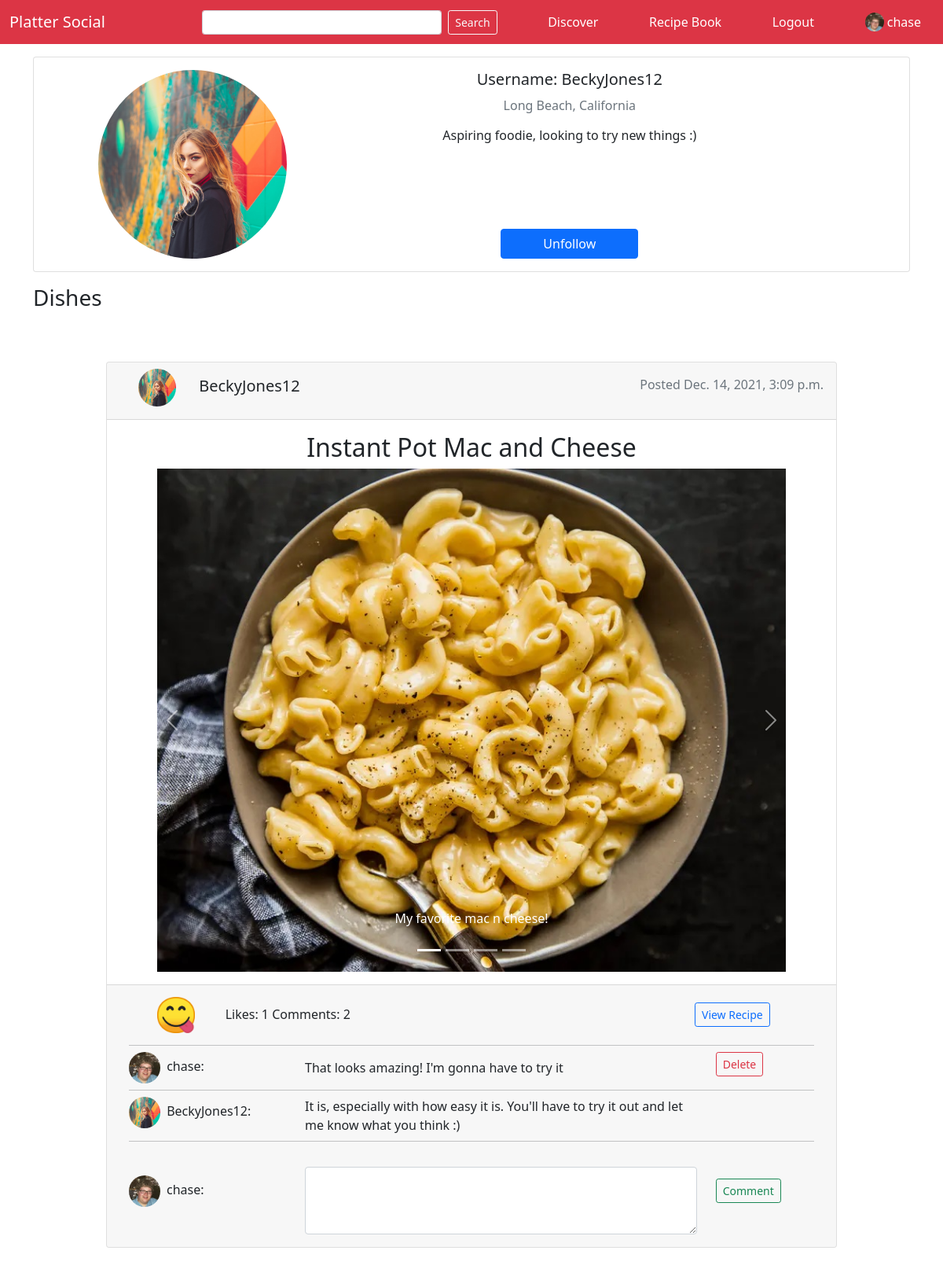
The app's page /profile/2 (signed in) with its own data.
### users/models.py (models this page shows, shortened)
class Profile(models.Model):
    user = models.OneToOneField(User, on_delete=models.CASCADE, primary_key=True)
    image = models.ImageField(default='profile_pictures/icon-profile.jpg', upload_to='profile_pictures', verbose_name='Profile Picture')
    email = models.EmailField()
    phone_number = models.CharField(max_length=10)
    city = models.CharField(max_length=150)
    state = models.CharField(max_length=150)
    bio = models.TextField(max_length=255, null=True)

### myapp/models.py (models this page shows, shortened)
class Post(models.Model):
    profile = models.ForeignKey(Profile, on_delete=models.CASCADE)
    title = models.CharField(max_length=150)
    time = models.DateTimeField(auto_now_add=True)

class PostImage(models.Model):
    post = models.ForeignKey(Post, on_delete=models.CASCADE)
    image = models.ImageField(upload_to='images/')
    caption = models.CharField(max_length=255)

class PostComment(models.Model):
    post = models.ForeignKey(Post, on_delete=models.CASCADE)
    profile = models.ForeignKey(Profile, on_delete=models.CASCADE)
    comment = models.TextField(max_length=255)

### users/views.py (the view)
# urls.py: path('profile/<int:id>', user_views.profile_page, name='profile'),
@login_required
def profile_page(request, id):
    profile = Profile.objects.get(pk=id)
    following = is_following(request, id)
    posts = Post.objects.filter(profile=profile).order_by('-time')
    search = request.GET.get('searchBox')
    if search != '' and search is not None:
        posts = posts.filter(title__contains=search)
    images, comments, like_counts, likes = detail_view(request, posts)
    if request.method == "POST":
        check_comment_change(request)
    return render(request, 'users/profile.html',
                  {'profile': profile, 'posts': posts, 'following': following, 'images': images, 'comments': comments,
                   'like_counts': like_counts, 'likes': likes})

### myapp/functions.py (called while the page is built)
def detail_view(request, posts):
    images = list()
    comments = list()
    like_counts = list()
    likes = list()
    for post in posts:
        post_images = PostImage.objects.filter(post=post)
        post_comments = PostComment.objects.filter(post=post)
        post_likes = PostLike.objects.filter(post=post).count()
        liked = PostLike.objects.filter(post=post, profile=request.user.profile).exists()
        images.append(post_images)
        comments.append(post_comments)
        like_counts.append(post_likes)
        likes.append(liked)
    images.reverse()
    comments.reverse()
    like_counts.reverse()
    likes.reverse()
    return images, comments, like_counts, likes

### users/functions.py (called while the page is built)
def is_following(request, id):
    profile = Profile.objects.get(pk=id)
    try:
        following = FollowUser.objects.get(user=request.user, follow=profile)
    except FollowUser.DoesNotExist:
        following = None
    return following

### users/templates/users/profile.html (shortened to what this page needs)
{% extends 'myapp/base.html' %}
{% block body %}
<div class="card mt-3 text-center w-80">
    <div class="row g-0">
        <div class="col-md-4 m-3">
            <img src="{{ profile.image.url }}" style="width: 15rem; height: 15rem; object-fit: cover" class="img-fluid rounded-circle">
        </div>
        <div class="col-md-6">
            <div class="card-body d-flex flex-column h-100 align-items-center">
                <h5 class="card-title mb-3">Username: {{ profile.user.username }}</h5>
                <h6 class="card-subtitle mb-3 text-muted">{{ profile.city }}, {{ profile.state }}</h6>
                {{ profile.bio|linebreaks }}
                {% if user.profile == profile %}
                    <a href="{% url 'edit_profile' %}" class="btn btn-primary col-md-4 mt-auto">Edit Profile</a>
                {% elif following != None %}
                    <a href="{% url 'unfollow_user' profile.user.id %}" class="btn btn-primary col-md-4 mt-auto">Unfollow</a>
                {% else %}
                    <a href="{% url 'follow_user' profile.user.id %}" class="btn btn-primary col-md-4 mt-auto">Follow</a>
                {% endif %}
            </div>
        </div>
    </div>
</div>
<div class="row align-items-center">
    <h3 class="col col-md-10 title my-3">Dishes</h3>
</div>
{% include 'myapp/detail_view.html' %}
{% endblock %}

### myapp/templates/myapp/base.html (shortened to what this page needs)
{% load static %}
<!doctype html>
<html lang="en">
<head>
    <link href="https://cdn.jsdelivr.net/npm/bootstrap@5.1.3/dist/css/bootstrap.min.css" rel="stylesheet">
    <link href="{% static 'myapp/style.css' %}" rel="stylesheet">
</head>
<body>
    <nav class="nav navbar nav-danger bg-danger">
        <div class="container-fluid">
            <a href="{% url 'myapp:follow_feed' %}" class="navbar-brand text-white col-md-2">Platter Social</a>
            {% if user.is_authenticated %}
                <form method="GET" action="{% url 'myapp:search' %}" class="d-flex col-md-4">
                    <input type="search" name="searchBox" class="form-control form-control-sm me-2">
                    <button type="submit" class="btn btn-sm btn-outline-light me-3">Search</button>
                </form>
                <a href="{% url 'myapp:discover' %}" class="nav-item nav-link text-white">Discover</a>
                <a href="{% url 'myapp:recipe_book' %}" class="nav-item nav-link text-white">Recipe Book</a>
                <a href="{% url 'user_logout' %}" class="nav-item nav-link text-white">Logout</a>
                <a href="{% url 'profile' user.id %}" class="nav-item nav-link text-white"><img style="height: 1.5rem; width: 1.5rem; object-fit: cover" class="align-top rounded-circle" src="{{ user.profile.image.url }}"> {{ user.username }}</a>
            {% endif %}
            </div>
    </nav>
    <div class="container">
        {% block body %}
        {% endblock %}
    </div>
</body>
</html>

### myapp/templates/myapp/detail_view.html (shortened to what this page needs)
{% load static %}
{% load myapp_tags %}
{% load tz %}
{% block detail_view %}
    {% for post in posts %}
        {% with images.pop as post_images %}
        <div class="card col-md-10 mx-auto my-5" id="post{{ post.id }}">
            <div class="card-header container">
                <div class="row align-items-center">
                    <h5 class="col col-md-8"><a href="{% url 'profile' post.profile.user.id %}" class="text-decoration-none text-dark">
                    <img src="{{ post.profile.image.url }}" style="width: 3rem; height: 3rem; object-fit: cover;" class="rounded-circle mx-4">
                    {{ post.profile.user.username }}</a></h5>
                    <p class="col col-md-4 text-muted text-end">Posted {{ post.time|timezone:'MST' }}</p>
                </div>
            </div>
            <div class="card-body">
                <h2 class="card-title text-center">{{ post.title }}</h2>
                <div id="carouselExampleIndicators-{{ post.pk }}" class="carousel slide" data-bs-interval='false' data-bs-ride="carousel">
                    <div class="carousel-indicators">
                        {% for i in post_images %}
                            <button type="button" data-bs-target="#carouselExampleIndicators-{{ post.pk }}" data-bs-slide-to="{{ forloop.counter0 }}" {% if forloop.counter0 == 0 %} class="active" {% endif %}></button>
                        {% endfor %}
                    </div>
                    <div class="carousel-inner">
                        {% for image in post_images %}
                            <div class="carousel-item {% if forloop.counter0 == 0 %} active {% endif %}">
                                <img src="{{ image.image.url }}" class="d-block mx-auto" style="height: 40rem; width: 50rem; object-fit: cover;" alt="post image">
                                <div class="carousel-caption d-none d-md-block">
                                    <p>{{ image.caption }}</p>
                                </div>
                            </div>
                        {% endfor %}
                    </div>
                    <button class="carousel-control-prev" type="button" data-bs-target="#carouselExampleIndicators-{{ post.pk }}" data-bs-slide="prev">
                        <span class="carousel-control-prev-icon" aria-hidden="true"></span>
                    </button>
                    <button class="carousel-control-next" type="button" data-bs-target="#carouselExampleIndicators-{{ post.pk }}" data-bs-slide="next">
                        <span class="carousel-control-next-icon" aria-hidden="true"></span>
                    </button>
                </div>
            </div>
            <div class="card-footer">
                {% with comments.pop as post_comments %}
                <div class="container">
                    <div class="row">
                        <div class="col col-md-1 mx-4 my-auto">
                            <form method="post" action="#post{{ post.id }}">
                                <button type="submit" name="likePost" value="{{ post.id }}" class="btn" style="border: none;">
                                    <img src="
                                    {% if likes.pop == True %}
                                        {% static 'myapp/like.png' %}
                                    {% else %}
                                        {% static 'myapp/unlike.png' %}
                                    {% endif %}
                                "alt="Like/Unlike" style="width: 3rem; height: 3rem; object-fit: contain;">
                                </button>
                            </form>
                        </div>
                        <h6 class="col col-md-8 my-auto">Likes: {{ like_counts.pop }} Comments: {{ post_comments|length }}</h6>
                        <div class="col my-auto">
                            {% if post.postrecipe %}
                                <a href="{% url 'myapp:view_recipe' post.id %}" class="btn btn-sm btn-outline-primary">View Recipe</a>
                            {% elif post.profile.user == user %}
                                <a href="{% url 'myapp:add_recipe' post.id %}" class="btn btn-sm btn-outline-primary">Add Recipe</a>
                            {% endif %}
                        </div>
                    </div>
                        {% for comment in post_comments %}
                            <hr class="my-2">
                            <div class="row my-2">
                                <div class="col col-md-3">
                                    <a href="{% url 'profile' comment.profile.user.id %}" class="text-decoration-none text-dark"><h6 class="my-auto">
                                    <img src="{{ comment.profile.image.url }}" style="width: 2.5rem; height: 2.5rem; object-fit: cover;" class="rounded-circle me-1">
                                        {{ comment.profile.user.username }}:</h6></a>
                                </div>
                                <p class="col col-md-7 my-auto">{{ comment.comment }}</p>
                                <div class="col">
                                    {% if comment.profile.user == user or comment.post.profile.user == user %}
                                        <form method="POST">
                                            <button type="submit" name="deleteComment" value="{{ comment.id }}" class="btn btn-sm btn-outline-danger my-auto">Delete</button>
                                        </form>
                                    {% endif %}
                                </div>
                            </div>
                        {% endfor %}
                    {% endwith %}
                    <hr class="my-2 w-100">
                    <form method="POST" action="#post{{ post.id }}">
                        <div class="row my-2">
                            <h6 class="col col-md-3 my-auto"><img src="{{ user.profile.image.url }}" style="width: 2.5rem; height: 2.5rem; object-fit: cover;" class="rounded-circle me-2">{{ user.username }}:</h6>
                            <div class="col col-md-7 my-auto">
                                <label for="commentText"></label>
                                <textarea rows="3" id="commentText" name='commentText' class="form-control"></textarea>
                            </div>
                            <div class="col my-auto">
                                <button type="submit" name="commentPost" value="{{ post.id }}" class="btn btn-sm btn-outline-success">Comment</button>
                            </div>
                        </div>
                    </form>
                </div>
            </div>
        </div>
        {% endwith %}
    {% endfor %}
{% endblock %}

### myapp/static/myapp/style.css (style rules this page uses)
form label, form input { padding: .2rem; }

### records on screen
Profile: image (picture), user.username "BeckyJones12", city "Long Beach", state "California", bio "Aspiring foodie, looking to try new things :)"
Post: profile.image (picture), profile.user.username "BeckyJones12", time "Dec. 14, 2021, 3:09 p.m.", title "Instant Pot Mac and Cheese", pop "1", post_comments "2", shows "View Recipe"
PostImage: image (picture), caption "My favorite mac n cheese!"
PostComment: profile.image (picture), profile.user.username "chase", comment "That looks amazing! I'm gonna have to try it", {{ comment.id }} 1 (drawn)
PostComment: profile.image (picture), profile.user.username "BeckyJones12", comment "It is, especially with how easy it is. You'll have to try it out and let me know what you think :)"

### other values on screen
{{ user.username }} "chase"
